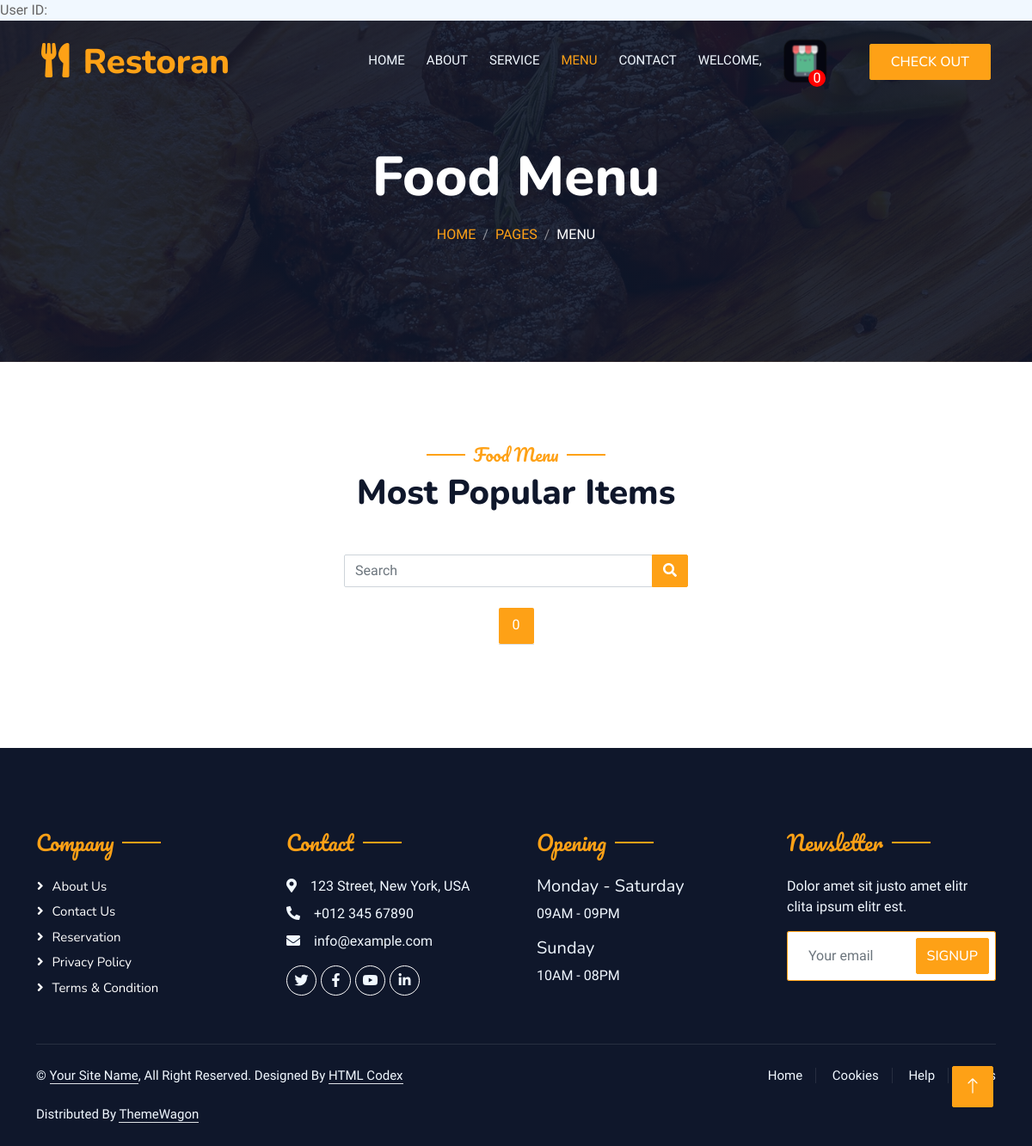
The app's page /log_menu.php, older data.
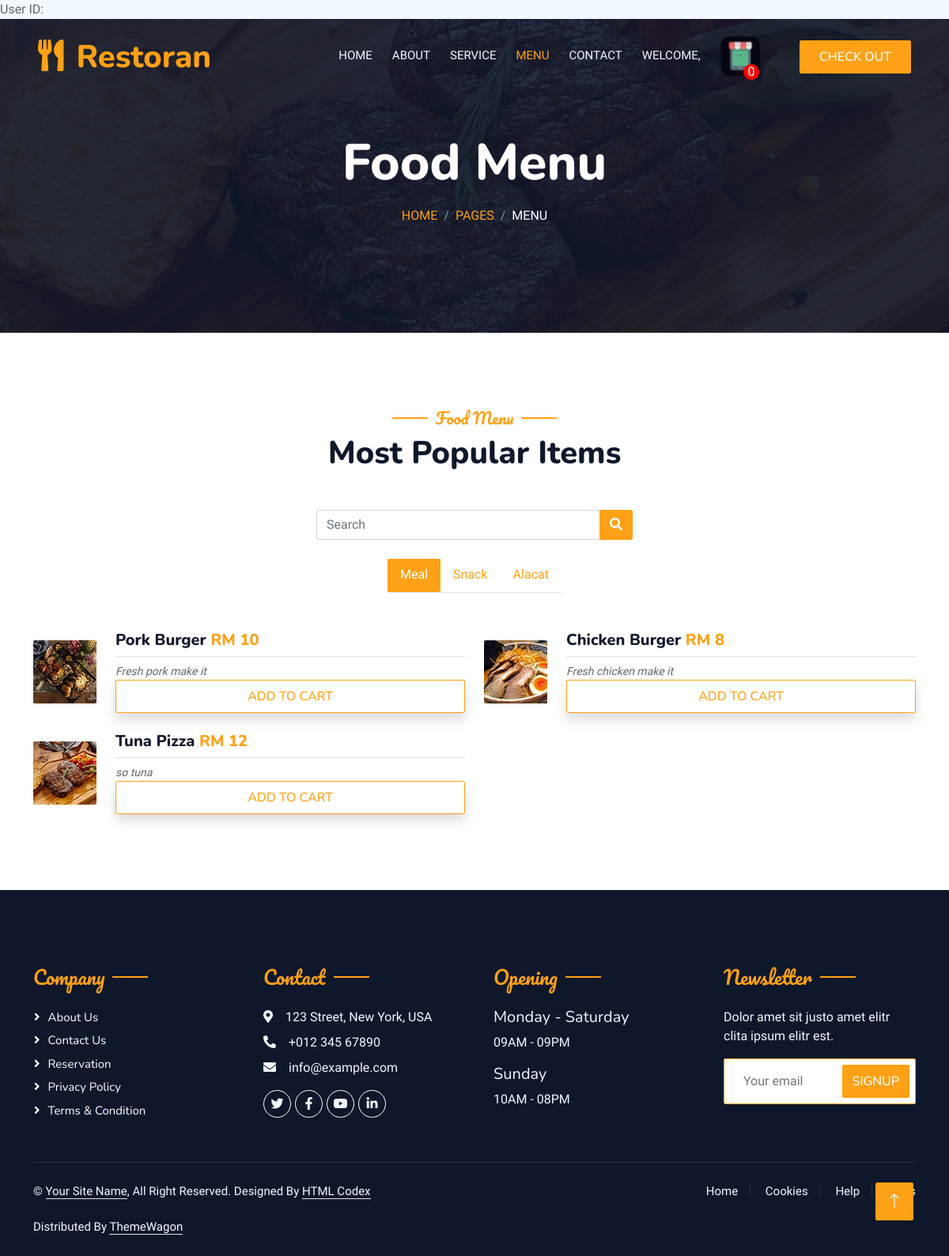
The same page, newer data.
### tables this page shows
CREATE TABLE `category` (
  `cat_id` int(200) NOT NULL,
  `cat_name` varchar(200) NOT NULL,
  `cat_type` varchar(60) NOT NULL
);

CREATE TABLE `menu` (
  `food_id` int(11) NOT NULL,
  `food_img` varchar(255) NOT NULL,
  `food_name` varchar(100) NOT NULL,
  `food_price` varchar(30) NOT NULL,
  `food_type` varchar(50) NOT NULL,
  `food_description` varchar(200) NOT NULL,
  `food_delete` int(10) NOT NULL DEFAULT 0
);

### log_menu.php (the view, shortened to what this page needs)
<?php include ("connection_sql.php") ?>
<!DOCTYPE html>
<html lang="en">
<head>
    <link href="https://cdnjs.cloudflare.com/ajax/libs/font-awesome/5.10.0/css/all.min.css" rel="stylesheet">
    <link href="https://cdn.jsdelivr.net/npm/bootstrap-icons@1.4.1/font/bootstrap-icons.css" rel="stylesheet">
    <link href="lib/animate/animate.min.css" rel="stylesheet">
    <link href="lib/owlcarousel/assets/owl.carousel.min.css" rel="stylesheet">
    <link href="lib/tempusdominus/css/tempusdominus-bootstrap-4.min.css" rel="stylesheet" />
    <link href="css/bootstrap.min.css" rel="stylesheet">
    <link href="css/style.css" rel="stylesheet">
    <link href="css/test.css" rel="stylesheet">
    <link href="css/popup.css" rel="stylesheet">
</head>
<?php
    $uid = isset($_GET['userID']) ? $_GET['userID'] : null;
    $sql = "SELECT COUNT(*) AS totalRows FROM cart WHERE cart.user_id = '$uid'";
    $result = mysqli_query($connect, $sql);
    if ($result)
    {
        $row = mysqli_fetch_assoc($result);
        $totalRows = $row['totalRows'];
    }
    $user = "SELECT * FROM users WHERE id = '$uid'";
    $user_result = mysqli_query($connect, $user);
    $row_user = mysqli_fetch_assoc($user_result);
?>
<body class="all">
    <div class="container-xxl bg-white p-0">
        <div class="container-xxl position-relative p-0">
            <nav class="navbar navbar-expand-lg navbar-dark bg-dark px-4 px-lg-5 py-3 py-lg-0">
                <a href="" class="navbar-brand p-0">
                    <h1 class="text-primary m-0"><i class="fa fa-utensils me-3"></i>Restoran</h1>
                </a>
                <div class="collapse navbar-collapse" id="navbarCollapse">
                    <div class="navbar-nav ms-auto py-0 pe-4">
                        <a href="log_index.php?userID=<?php echo $uid; ?>" class="nav-item nav-link">Home</a>
                        <a href="log_about.php?userID=<?php echo $uid; ?>" class="nav-item nav-link">About</a>
                        <a href="log_service.php?userID=<?php echo $uid; ?>" class="nav-item nav-link">Service</a>
                        <a href="log_menu.php?userID=<?php echo $uid; ?>" class="nav-item nav-link active">Menu</a>
                        <a href="log_contact.php?userID=<?php echo $uid; ?>" class="nav-item nav-link">Contact</a>
                        <a href="login/p_profile.php?userID=<?php echo $uid?>" class="nav-item nav-link ">WELCOME, <?php echo $row_user["name"]; ?></a>
                        <img class="carticon btn py-2 px-4" src="img/cart-icon h.png" alt=""><span
                            style="position: fixed; display: flex; width: 20px;  height: 20px; background-color: red; justify-content: center; align-items: center; color: white;border-radius: 50%; position: absolute; top: 60%; right: 240px; "><?php echo $totalRows ?></span>
                    </div>
                    <a href="" class="btn btn-primary py-2 px-4">Check Out</a>
                </div>
            </nav>
            <div class="container-xxl py-5 bg-dark hero-header mb-5">
                <div class="container text-center my-5 pt-5 pb-4">
                    <h1 class="display-3 text-white mb-3 animated slideInDown">Food Menu</h1>
                    <nav aria-label="breadcrumb">
                        <ol class="breadcrumb justify-content-center text-uppercase">
                            <li class="breadcrumb-item"><a href="#">Home</a></li>
                            <li class="breadcrumb-item"><a href="#">Pages</a></li>
                            <li class="breadcrumb-item text-white active" aria-current="page">Menu</li>
                        </ol>
                    </nav>
                </div>
            </div>
        </div>
        <div class="container-xxl py-5">
            <div class="container">
                <div class="text-center wow fadeInUp" data-wow-delay="0.1s">
                    <h5 class="section-title ff-secondary text-center text-primary fw-normal">Food Menu</h5>
                    <h1 class="mb-5">Most Popular Items</h1>
                </div>
                <form class="d-flex justify-content-center" style="max-width: 400px; margin: 0 auto;" method="post" action="log_search_food.php" >
                    <div class="input-group rounded">
                        <input type="search" class="form-control rounded" name="search_query" placeholder="Search" aria-label="Search" aria-describedby="search-addon" />
                        <button class="btn btn-primary" type="submit">
                            <i class="fas fa-search"></i>
                        </button>
                    </div>
                </form>
                <br>
                <div class="tab-class text-center wow fadeInUp" data-wow-delay="0.1s">
                    <?php
                        $sql = "SELECT * FROM category";
                        $result = mysqli_query($connect, $sql);
                        $resultcheck = mysqli_num_rows($result);
                        if ($resultcheck > 0) {
                    ?>
                        <ul class="nav nav-pills d-inline-flex justify-content-center border-bottom mb-5" id="myTabs">
                            <?php
                                while ($row = mysqli_fetch_assoc($result)) {
                            ?>
                                <li class="nav-item">
                                    <a class="nav-link" data-toggle="pill" href="#tab-<?php echo $row['cat_type'] ?>">
                                        <?php echo $row['cat_name'] ?>
                                    </a>
                                </li>
                            <?php
                                }
                            ?>
                        </ul>
                        <div class="tab-content">
                            <?php
                                mysqli_data_seek($result, 0);
                                while ($row = mysqli_fetch_assoc($result)) {
                            ?>
                                <div class="tab-pane fade" id="tab-<?php echo $row['cat_type'] ?>">
                                    <div class="row g-4">
                                        <?php
                                            $menuSql = ($row['cat_type'] == 'all') ? "SELECT * FROM menu" : "SELECT * FROM menu WHERE food_type = '{$row['cat_type']}'";
                                            $menuResult = mysqli_query($connect, $menuSql);
                                            while ($menuItem = mysqli_fetch_assoc($menuResult)) {
                                        ?>
                                            <div class="col-lg-6">
                                                <div class="d-flex align-items-center">
                                                    <img class="flex-shrink-0 img-fluid rounded" style="width: 80px;" src="./img/<?php echo $menuItem['food_img']; ?>">
                                                    <div class="w-100 d-flex flex-column text-start ps-4">
                                                        <h5 class="d-flex justify-content-between border-bottom pb-2">
                                                            <form action="" method="post">
                                                                <span><?php echo $menuItem['food_name']; ?></span>
                                                                <span class="text-primary">RM <?php echo $menuItem['food_price'] ?></span>
                                                            </h5>
                                                            <small class="fst-italic"><?php echo $menuItem['food_description']; ?></small>
                                                            <button type="button" class="btn btn-outline-primary shadow py-2 px-4" name="atc" onclick="pop(<?php echo $menuItem['food_id']; ?>)">Add to cart</button>
                                                    </div>
                                                </div>
                                            </div>
                                        <?php
                                            }
                                        ?>
                                    </div>
                                </div>
                            <?php
                                }
                            ?>
                        </div>
                    <?php
                        }
                    ?>
                </div>
            </div>
        </div>
        <div class="container-fluid bg-dark text-light footer pt-5 mt-5 wow fadeIn" data-wow-delay="0.1s">
            <div class="container py-5">
                <div class="row g-5">
                    <div class="col-lg-3 col-md-6">
                        <h4 class="section-title ff-secondary text-start text-primary fw-normal mb-4">Company</h4>
                        <a class="btn btn-link" href="">About Us</a>
                        <a class="btn btn-link" href="">Contact Us</a>
                        <a class="btn btn-link" href="">Reservation</a>
                        <a class="btn btn-link" href="">Privacy Policy</a>
                        <a class="btn btn-link" href="">Terms & Condition</a>
                    </div>
                    <div class="col-lg-3 col-md-6">
                        <h4 class="section-title ff-secondary text-start text-primary fw-normal mb-4">Contact</h4>
                        <p class="mb-2"><i class="fa fa-map-marker-alt me-3"></i>123 Street, New York, USA</p>
                        <p class="mb-2"><i class="fa fa-phone-alt me-3"></i>+012 345 67890</p>
                        <p class="mb-2"><i class="fa fa-envelope me-3"></i>info@example.com</p>
                        <div class="d-flex pt-2">
                            <a class="btn btn-outline-light btn-social" href=""><i class="fab fa-twitter"></i></a>
                            <a class="btn btn-outline-light btn-social" href=""><i class="fab fa-facebook-f"></i></a>
                            <a class="btn btn-outline-light btn-social" href=""><i class="fab fa-youtube"></i></a>
                            <a class="btn btn-outline-light btn-social" href=""><i class="fab fa-linkedin-in"></i></a>
                        </div>
                    </div>
                    <div class="col-lg-3 col-md-6">
                        <h4 class="section-title ff-secondary text-start text-primary fw-normal mb-4">Opening</h4>
                        <h5 class="text-light fw-normal">Monday - Saturday</h5>
                        <p>09AM - 09PM</p>
                        <h5 class="text-light fw-normal">Sunday</h5>
                        <p>10AM - 08PM</p>
                    </div>
                    <div class="col-lg-3 col-md-6">
                        <h4 class="section-title ff-secondary text-start text-primary fw-normal mb-4">Newsletter</h4>
                        <p>Dolor amet sit justo amet elitr clita ipsum elitr est.</p>
                        <div class="position-relative mx-auto" style="max-width: 400px;">
                            <input class="form-control border-primary w-100 py-3 ps-4 pe-5" type="text"
                                placeholder="Your email">
                            <button type="button"
                                class="btn btn-primary py-2 position-absolute top-0 end-0 mt-2 me-2">SignUp</button>
                        </div>
                    </div>
                </div>
            </div>
            <div class="container">
                <div class="copyright">
                    <div class="row">
                        <div class="col-md-6 text-center text-md-start mb-3 mb-md-0">
                            &copy; <a class="border-bottom" href="#">Your Site Name</a>, All Right Reserved.
                            Designed By <a class="border-bottom" href="https://htmlcodex.com">HTML Codex</a><br><br>
                            Distributed By <a class="border-bottom" href="https://themewagon.com"
                                target="_blank">ThemeWagon</a>
                        </div>
                        <div class="col-md-6 text-center text-md-end">
                            <div class="footer-menu">
                                <a href="">Home</a>
                                <a href="">Cookies</a>
                                <a href="">Help</a>
                                <a href="">FQAs</a>
                            </div>
                        </div>
                    </div>
                </div>
            </div>
        </div>
        <a href="#" class="btn btn-lg btn-primary btn-lg-square back-to-top"><i class="bi bi-arrow-up"></i></a>
    </div>
</body>
</html>

### css/style.css (style rules this page uses)
:root { --primary: #FEA116; --light: #F1F8FF; --dark: #0F172B; }
.ff-secondary { font-family: 'Pacifico', cursive; }
.back-to-top { position: fixed; display: none; right: 45px; bottom: 45px; z-index: 99; }
.btn { font-family: 'Nunito', sans-serif; font-weight: 500; text-transform: uppercase; transition: .5s; }
.btn.btn-primary, .btn.btn-secondary { color: #FFFFFF; }
.btn-lg-square { width: 48px; height: 48px; }
.btn-square, .btn-sm-square, .btn-lg-square { padding: 0; display: flex; align-items: center; justify-content: center; font-weight: normal; border-radius: 2px; }
.navbar-dark .navbar-nav .nav-link { position: relative; margin-left: 25px; padding: 35px 0; font-size: 15px; color: var(--light) !important; text-transform: uppercase; font-weight: 500; outline: none; transition: .5s; }
.navbar-dark .navbar-nav .nav-link:hover, .navbar-dark .navbar-nav .nav-link.active { color: var(--primary) !important; }
@media (min-width: 992px) { .navbar-dark { position: absolute; width: 100%; top: 0; left: 0; z-index: 999; background: transparent !important; } }
.hero-header { background: linear-gradient(rgba(15, 23, 43, .9), rgba(15, 23, 43, .9)), url(../img/bg-hero.jpg); background-position: center center; background-repeat: no-repeat; background-size: cover; }
.breadcrumb-item + .breadcrumb-item::before { color: rgba(255, 255, 255, .5); }
.section-title { position: relative; display: inline-block; }
.section-title::before { position: absolute; content: ""; width: 45px; height: 2px; top: 50%; left: -55px; margin-top: -1px; background: var(--primary); }
.section-title::after { position: absolute; content: ""; width: 45px; height: 2px; top: 50%; right: -55px; margin-top: -1px; background: var(--primary); }
.section-title.text-start::before, .section-title.text-end::after { display: none; }
.nav-pills .nav-item .active { border-bottom: 2px solid var(--primary); }
.footer .btn.btn-social { margin-right: 5px; width: 35px; height: 35px; display: flex; align-items: center; justify-content: center; color: var(--light); border: 1px solid #FFFFFF; border-radius: 35px; transition: .3s; }
.footer .btn.btn-link { display: block; margin-bottom: 5px; padding: 0; text-align: left; color: #FFFFFF; font-size: 15px; font-weight: normal; text-transform: capitalize; transition: .3s; }
.footer .btn.btn-link::before { position: relative; content: "\f105"; font-family: "Font Awesome 5 Free"; font-weight: 900; margin-right: 10px; }
.footer .copyright { padding: 25px 0; font-size: 15px; border-top: 1px solid rgba(256, 256, 256, .1); }
.footer .copyright a { color: var(--light); }
.footer .footer-menu a { margin-right: 15px; padding-right: 15px; border-right: 1px solid rgba(255, 255, 255, .1); }
.footer .footer-menu a:last-child { margin-right: 0; padding-right: 0; border-right: none; }

Row changes from the older to the newer data that the page shows:
removed category: cat_name "0", shown under "Most Popular Items"
added category: cat_name "Meal"
added category: cat_name "Snack", shown under "Most Popular Items"
added category: cat_name "Alacat", shown under "Most Popular Items"
now on this page (row unchanged): menu: food_img (picture), food_name "Pork Burger", food_price "10", food_description "Fresh pork make it"
now on this page (row unchanged): menu: food_img (picture), food_name "Chicken Burger", food_price "8", food_description "Fresh chicken make it"
now on this page (row unchanged): menu: shows a picture, food_name "Tuna Pizza", food_price "12", food_description "so tuna"
